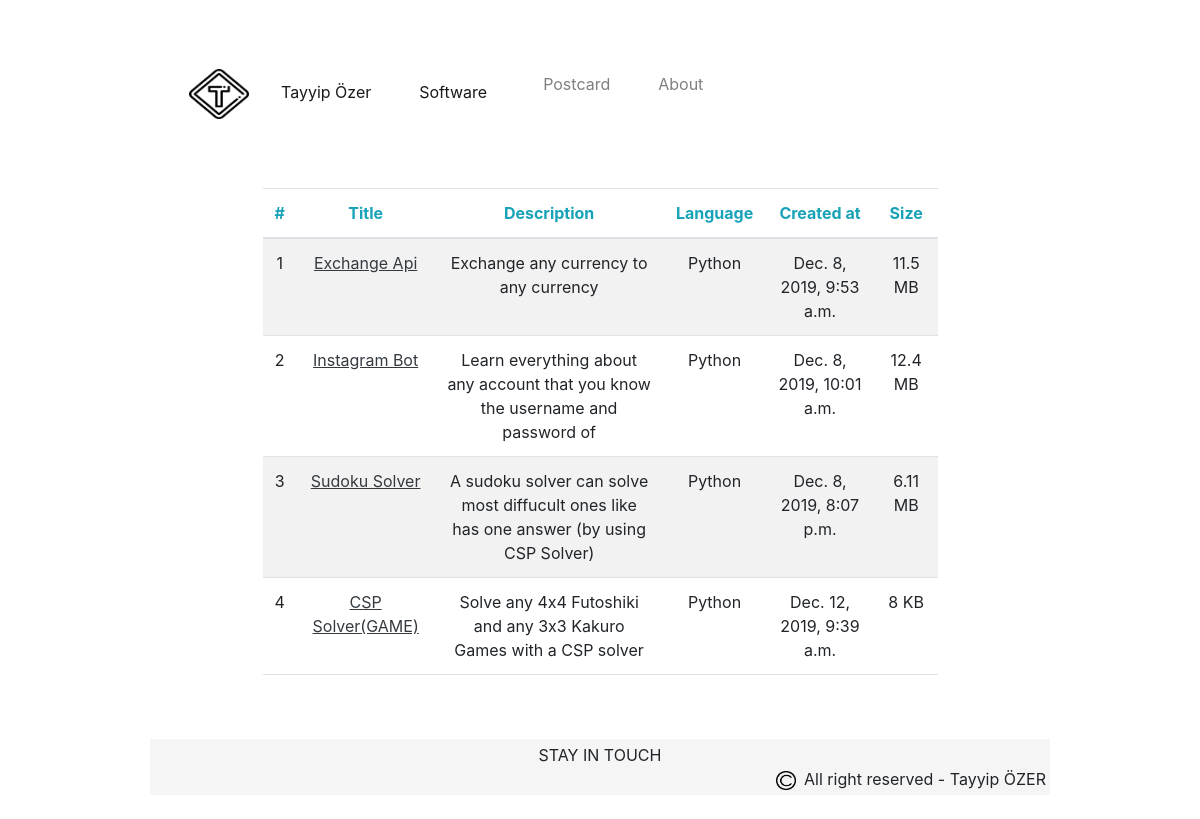
Page /software/ on the committed database.
### software/models.py (models this page shows)
class Softwares(models.Model):
    title = models.CharField(max_length=100)
    description = models.CharField(max_length=100)
    language = models.CharField(max_length=20)
    date = models.DateTimeField(auto_now_add=True)
    link_name = models.CharField(max_length=20)
    size = models.CharField(max_length=8)

### software/views.py (the view)
# urls.py: path('software/', include('software.urls')),
def software(request):
    softwares = Softwares.objects.all()
    context = {
        'softwares' : softwares
    }
    return render(request, 'software/software.html', context)

### templates/software/software.html (shortened to what this page needs)
{% extends 'layout.html'%} {% block content %} {% if softwares %}
<div class="table-responsive w-75 mx-auto">
    <table class="table border-bottom table-striped">
        <thead>
            <tr class="text-center text-info">
                <th> # </th>
                <th> Title </th>
                <th> Description </th>
                <th> Language </th>
                <th> Created at</th>
                <th> Size </th>
            </tr>
        </thead>
        <body>
            {% for software in softwares %}
            <tr class="text-center">
                <td>{{ software.id }}</td>
                <td>
                    <a class="text-dark" style="text-decoration-line:underline;" href="https://github.com/tayyipozr/{{ software.link_name }}" target="_blank"> {{ software.title }} </a></td>
                <td>{{ software.description }}</td>
                <td>{{ software.language }}</td>
                <td>{{ software.date }}</td>
                <td>{{ software.size }}</td>
            </tr>
        </body>
        {% endfor %}
{% else %}
<div class="alert alert-warning">
    <p>
        No Software
    </p>
</div>
{% endif %} {% endblock %}

### rows in the picture
Softwares: id "1", title "Exchange Api", description "Exchange any currency to any currency", language "Python", date "Dec. 8, 2019, 9:53 a.m.", size "11.5 MB"
Softwares: id "2", title "Instagram Bot", description "Learn everything about any account that you know the username and password of", language "Python", date "Dec. 8, 2019, 10:01 a.m.", size "12.4 MB"
Softwares: id "3", title "Sudoku Solver", description "A sudoku solver can solve most diffucult ones like has one answer (by using CSP Solver)", language "Python", date "Dec. 8, 2019, 8:07 p.m.", size "6.11 MB"
Softwares: id "4", title "CSP Solver(GAME)", description "Solve any 4x4 Futoshiki and any 3x3 Kakuro Games with a CSP solver", language "Python", date "Dec. 12, 2019, 9:39 a.m.", size "8 KB"
